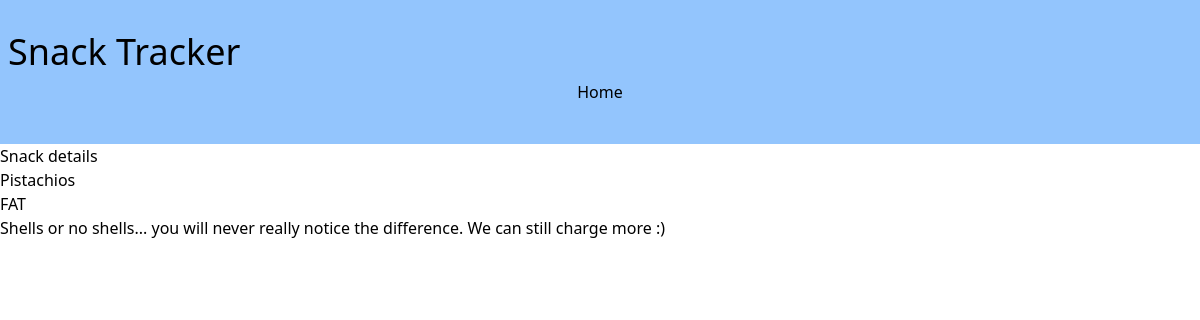
Page /4/ on the committed database.
### snacks/models.py (models this page shows, shortened)
class Snack(models.Model):
    name = models.CharField(max_length=64)
    purchaser = models.ForeignKey(get_user_model(), on_delete=models.CASCADE)
    description = models.TextField(blank=True, help_text="Enter a delicious description")

### snacks/views.py (the view)
# urls.py: path('<int:pk>/', SnackDetailView.as_view(), name='snack_detail'),
class SnackDetailView(DetailView):
    template_name = 'snack_detail.html'
    model = Snack

### templates/snack_detail.html (shortened to what this page needs)
{% extends 'base.html' %}
{% block content %}
<h2>Snack details</h2>
    <p>
        {{snack.name}}
    </p>
        <p>{{snack.purchaser}}</p>
        <p>{{snack.description}}</p>
    {% endblock content %}

### rows in the picture
Snack: name "Pistachios", purchaser "FAT", description "Shells or no shells... you will never really notice the difference. We can still charge more :)"
